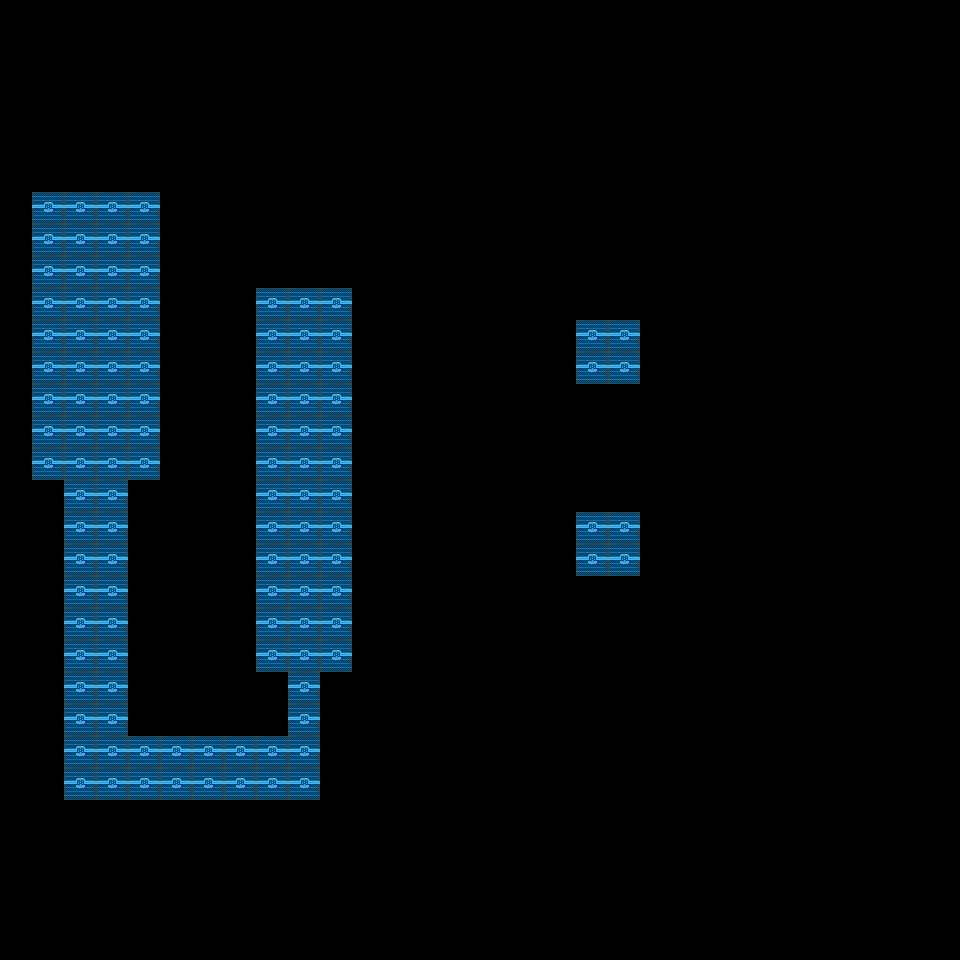

A 2D game scene composited from a Tiled map and its tileset images. What follows is a short description and the map's XML, with every tile layer's data as written:
An orthogonal 30x30 tile map with 32x32 px tiles, 1 tile layer (Tile Layer 1).

<map version="1.0" tiledversion="1.1.3" orientation="orthogonal" renderorder="right-down" width="30" height="30" tilewidth="32" tileheight="32" infinite="0" nextobjectid="1">
 <tileset firstgid="1" source="W2Tilemap.tsx" />
 <layer name="Tile Layer 1" width="30" height="30">
  <data encoding="csv">
0,0,0,0,0,0,0,0,0,0,0,0,0,0,0,0,0,0,0,0,0,0,0,0,0,0,0,0,0,0,
0,0,0,0,0,0,0,0,0,0,0,0,0,0,0,0,0,0,0,0,0,0,0,0,0,0,0,0,0,0,
0,0,0,0,0,0,0,0,0,0,0,0,0,0,0,0,0,0,0,0,0,0,0,0,0,0,0,0,0,0,
0,0,0,0,0,0,0,0,0,0,0,0,0,0,0,0,0,0,0,0,0,0,0,0,0,0,0,0,0,0,
0,0,0,0,0,0,0,0,0,0,0,0,0,0,0,0,0,0,0,0,0,0,0,0,0,0,0,0,0,0,
0,0,0,0,0,0,0,0,0,0,0,0,0,0,0,0,0,0,0,0,0,0,0,0,0,0,0,0,0,0,
0,21,21,21,21,0,0,0,0,0,0,0,0,0,0,0,0,0,0,0,0,0,0,0,0,0,0,0,0,0,
0,21,21,21,21,0,0,0,0,0,0,0,0,0,0,0,0,0,0,0,0,0,0,0,0,0,0,0,0,0,
0,21,21,21,21,0,0,0,0,0,0,0,0,0,0,0,0,0,0,0,0,0,0,0,0,0,0,0,0,0,
0,21,21,21,21,0,0,0,21,21,21,0,0,0,0,0,0,0,0,0,0,0,0,0,0,0,0,0,0,0,
0,21,21,21,21,0,0,0,21,21,21,0,0,0,0,0,0,0,21,21,0,0,0,0,0,0,0,0,0,0,
0,21,21,21,21,0,0,0,21,21,21,0,0,0,0,0,0,0,21,21,0,0,0,0,0,0,0,0,0,0,
0,21,21,21,21,0,0,0,21,21,21,0,0,0,0,0,0,0,0,0,0,0,0,0,0,0,0,0,0,0,
0,21,21,21,21,0,0,0,21,21,21,0,0,0,0,0,0,0,0,0,0,0,0,0,0,0,0,0,0,0,
0,21,21,21,21,0,0,0,21,21,21,0,0,0,0,0,0,0,0,0,0,0,0,0,0,0,0,0,0,0,
0,0,21,21,0,0,0,0,21,21,21,0,0,0,0,0,0,0,0,0,0,0,0,0,0,0,0,0,0,0,
0,0,21,21,0,0,0,0,21,21,21,0,0,0,0,0,0,0,21,21,0,0,0,0,0,0,0,0,0,0,
0,0,21,21,0,0,0,0,21,21,21,0,0,0,0,0,0,0,21,21,0,0,0,0,0,0,0,0,0,0,
0,0,21,21,0,0,0,0,21,21,21,0,0,0,0,0,0,0,0,0,0,0,0,0,0,0,0,0,0,0,
0,0,21,21,0,0,0,0,21,21,21,0,0,0,0,0,0,0,0,0,0,0,0,0,0,0,0,0,0,0,
0,0,21,21,0,0,0,0,21,21,21,0,0,0,0,0,0,0,0,0,0,0,0,0,0,0,0,0,0,0,
0,0,21,21,0,0,0,0,0,21,0,0,0,0,0,0,0,0,0,0,0,0,0,0,0,0,0,0,0,0,
0,0,21,21,0,0,0,0,0,21,0,0,0,0,0,0,0,0,0,0,0,0,0,0,0,0,0,0,0,0,
0,0,21,21,21,21,21,21,21,21,0,0,0,0,0,0,0,0,0,0,0,0,0,0,0,0,0,0,0,0,
0,0,21,21,21,21,21,21,21,21,0,0,0,0,0,0,0,0,0,0,0,0,0,0,0,0,0,0,0,0,
0,0,0,0,0,0,0,0,0,0,0,0,0,0,0,0,0,0,0,0,0,0,0,0,0,0,0,0,0,0,
0,0,0,0,0,0,0,0,0,0,0,0,0,0,0,0,0,0,0,0,0,0,0,0,0,0,0,0,0,0,
0,0,0,0,0,0,0,0,0,0,0,0,0,0,0,0,0,0,0,0,0,0,0,0,0,0,0,0,0,0,
0,0,0,0,0,0,0,0,0,0,0,0,0,0,0,0,0,0,0,0,0,0,0,0,0,0,0,0,0,0,
0,0,0,0,0,0,0,0,0,0,0,0,0,0,0,0,0,0,0,0,0,0,0,0,0,0,0,0,0,0
</data>
 </layer>
</map>